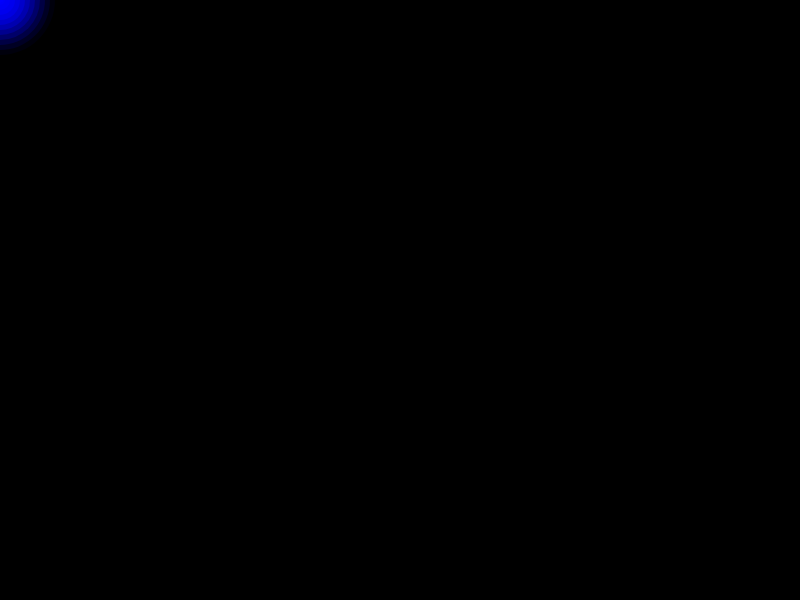
Frame 1 (no input)
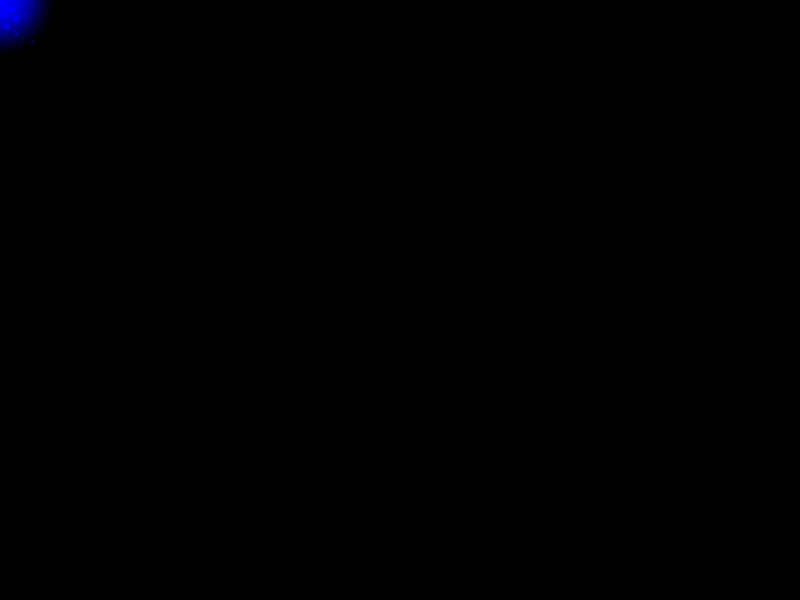
Frame 60 (no input)
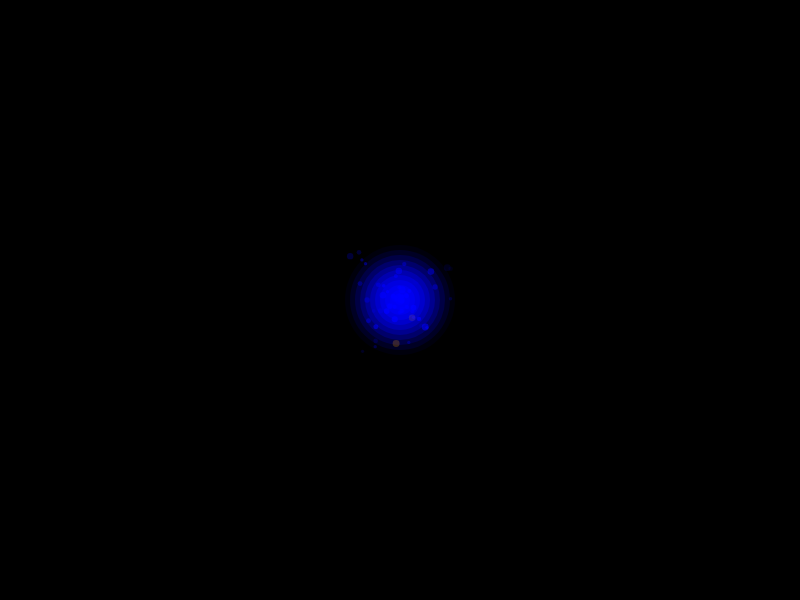
Frame 120 (the mouse pressed at the canvas centre since frame 60)

The p5.js sketch that drew these frames (run headless with seeded random() and noise() and a simulated clock; from frame 60 on, the mouse is pressed at the canvas centre):

// p5.js sketch
// ── sketch.js
let trail = [];
let particles = [];

function setup() {
  createCanvas(800, 600);
  background(0);
}

function draw() {
  // Clear with a black background
  background(0);
  
  // If the mouse moved this frame, add its position to the trail array.
  if (mouseX !== pmouseX || mouseY !== pmouseY) {
    trail.push(createVector(mouseX, mouseY));
  }
  // Limit the trail length to keep it smooth.
  if (trail.length > 50) {
    trail.shift();
  }
  
  // Draw the trail.
  // Older trail points are drawn dimmer; the brightness increases toward the mouse.
  noStroke();
  for (let i = 0; i < trail.length; i++) {
    let pos = trail[i];
    // Map the index to an alpha value (0 for the oldest, 200 for the newest).
    let a = map(i, 0, trail.length - 1, 0, 200);
    fill(0, 0, 255, a);
    ellipse(pos.x, pos.y, 10);
  }
  
  // Draw the glowing blue circle (floodlight effect) at the mouse position.
  // This is done by drawing several concentric circles with decreasing opacity.
  let glowRadius = 60;
  noStroke();
  for (let r = glowRadius; r > 0; r -= 5) {
    // The smaller the circle, the higher the alpha at its center.
    let a = map(r, 0, glowRadius, 150, 0);
    fill(0, 0, 255, a);
    ellipse(mouseX, mouseY, r * 2, r * 2);
  }
  
  // Create particles that follow the mouse.
  // Always add a blue particle.
  particles.push(new Particle(mouseX, mouseY, color(0, 0, 255)));
  // Occasionally add an orange particle.
  if (random() < 0.02) {
    particles.push(new Particle(mouseX, mouseY, color(255, 165, 0)));
  }
  
  // Update and display all particles.
  for (let i = particles.length - 1; i >= 0; i--) {
    particles[i].update();
    particles[i].display();
    if (particles[i].isDead()) {
      particles.splice(i, 1);
    }
  }
}

// Particle class for the small light dots.
class Particle {
  constructor(x, y, col) {
    this.pos = createVector(x, y);
    // Give the particle a slight random velocity.
    this.vel = createVector(random(-1, 1), random(-1, 1));
    this.lifetime = 255;
    this.col = col;
    this.size = random(3, 7);
  }
  
  update() {
    this.pos.add(this.vel);
    // Fade the particle.
    this.lifetime -= 4;
  }
  
  isDead() {
    return this.lifetime <= 0;
  }
  
  display() {
    noStroke();
    fill(red(this.col), green(this.col), blue(this.col), this.lifetime);
    ellipse(this.pos.x, this.pos.y, this.size);
  }
}
